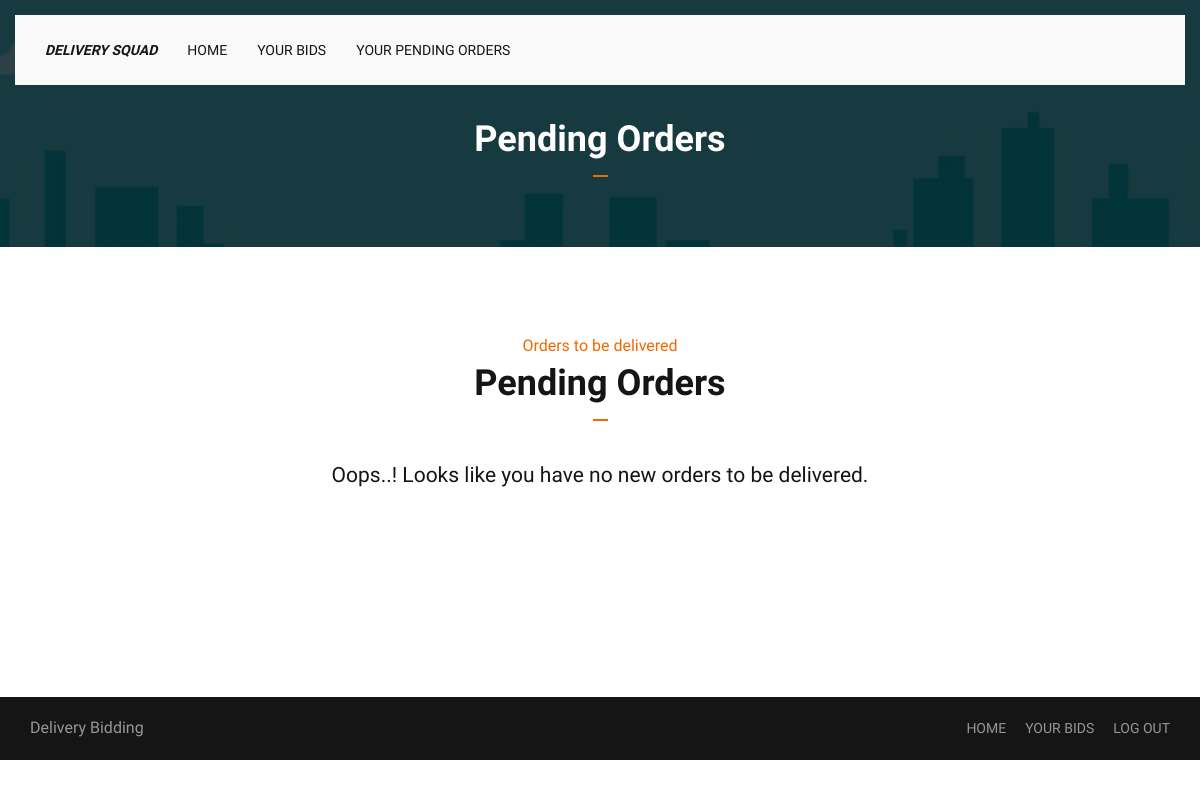
The app's page /user_pending_orders/ (signed in), older data.
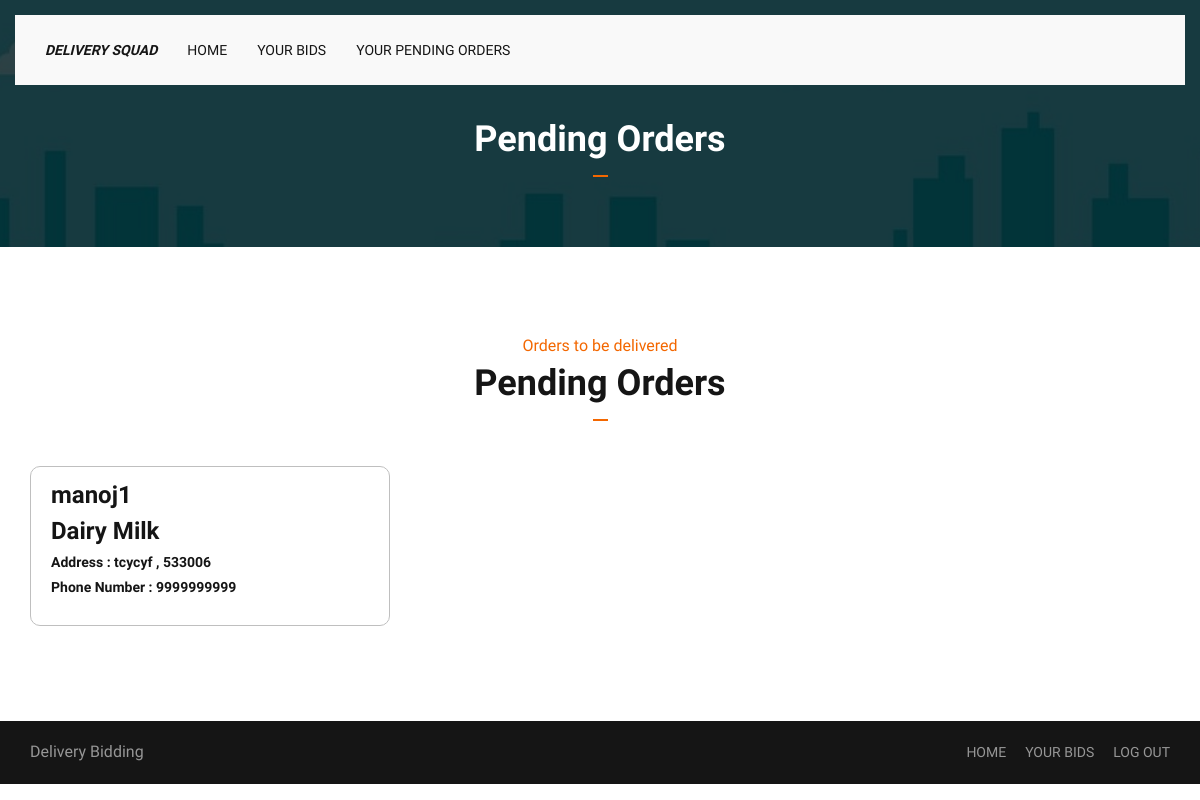
The same page, newer data.
### bidding/models.py (models this page shows, shortened)
class pending_orders(models.Model):
    product = models.CharField(max_length=150)
    address = models.CharField(max_length=150)
    pincode = models.PositiveIntegerField()
    phone_num = models.PositiveIntegerField()
    customer = models.CharField(max_length=150)
    name = models.ForeignKey(User, on_delete=models.CASCADE)

### bidding/views.py (the view)
# urls.py: path('user_pending_orders/', views.user_pending_orders, name='user_pending_orders'),
@login_required
def user_pending_orders(request):
    pendingorders = pending_orders.objects.filter(name=request.user)
    return render(request, 'bidding/user_pending_orders.html', {'orders': pendingorders})

### bidding/templates/bidding/user_pending_orders.html
{% extends "bidding/base.html" %}
{% load static %}
{% block content %}
     <div class="banner-area">
        <div class="bg-image bg-parallax overlay" style="background-image:url({% static 'img/blog-img.jpg' %})"></div>
        <div class="container">
            <div class="row">
                <div class="col-md-12 text-center">
                    <h2 class="white-text title">Pending Orders</h2>
                </div>
            </div>
        </div>
    </div>
    <div id="events" class="section">
        <div class="container">
            <div class="row">
                <div class="section-header text-center">
                    <h4 class="sub-title">Orders to be delivered</h4>
                    <h2 class="title">Pending Orders</h2>
                </div>
                {% if orders %}
                    {% for order in orders %}
                        <div class="col-md-4">
                            <div class="event">
                                <div class="event-content">
                                    <h3>{{ order.customer }}</h3>
                                    <h3>{{ order.product }}</h3>
                                    <h5>Address : {{ order.address }} , {{ order.pincode }}</h5>
                                    <h5>Phone Number : {{ order.phone_num }}</h5>
                                </div>
                            </div>
                        </div>
                    {% endfor %}
                {% else %}
                    <div class="home-wrapper">
                        <div class="col-md-10 col-md-offset-1 text-center">
                            <div class="home-content" style="padding-bottom: 107px">
                                <h4 class="lead">Oops..! Looks like you have no new orders to be delivered.</h4>
                            </div>
                        </div>
                    </div>
                {% endif %}
            </div>
        </div>
    </div>
{% endblock %}

### bidding/templates/bidding/base.html (shortened to what this page needs)
{% load static %}
<!DOCTYPE html>
<html lang="en">
	<head>
		<link type="text/css" rel="stylesheet" href="{% static 'css/bootstrap.min.css'%}"/>
		<link type="text/css" rel="stylesheet" href="{% static 'css/owl.carousel.css' %}" />
		<link type="text/css" rel="stylesheet" href="{% static 'css/owl.theme.default.css'%}" />
		<link rel="stylesheet" href="{% static 'css/font-awesome.min.css' %}" />
		<link type="text/css" rel="stylesheet" href="{% static 'css/style.css' %}"/>
    </head>
	<body>
		<header id="header">
			<div id="bottom-nav">
				<div class="container">
				<nav id="nav">
					<ul class="main-nav nav navbar-nav">
                        <li class="white-text" style="color: black;font-weight: 700"><a href="{% url 'bidding:home' %}"><i>Delivery Squad</i></a></li>
						<li><a href="{% url 'bidding:home' %}">Home</a></li>
						{% if request.user.is_authenticated %}
    						<li><a href="{% url 'bidding:user_bid_list' %}">Your Bids</a></li>
                            <li><a href="{% url 'bidding:user_pending_orders' %}">Your pending orders</a></li>
                        {% endif %}
					</ul>
				</nav>
				</div>
			</div>
		</header>
        {% block content %}
        {% endblock %}
        <footer id="footer">
			<div class="container">
				<div class="row">
					<div class="col-md-4">
						<span class="copyright">Delivery Bidding</span>
					</div>
					<div class="col-md-8">
						<nav class="footer-nav">
							<a href="#">Home</a>
							<a href="#">Your Bids</a>
							{% if request.user.is_authenticated %}
                                <a href="{% url 'bidding:logout_user' %}">Log Out</a>
                            {% else %}
                                <a href="{% url 'bidding:login' %}">Log In</a>
                                <a href="{% url 'bidding:register_user' %}">Register</a>
                        {% endif %}
						</nav>
					</div>
				</div>
			</div>
		</footer>
	</body>
</html>

### bidding/static/css/style.css (style rules this page uses)
body { color:#969696; font-size:16px; overflow-x:hidden; font-family: 'Cabin', sans-serif; }
h1,h2,h3,h4,h5,h6 { font-weight:700; color:#151515; font-family: 'Quicksand', sans-serif; }
h2 { font-size:36px; }
h3 { font-size:24px; }
h4 { font-size:16px; }
a { color:#151515; -webkit-transition:0.2s color; transition:0.2s color; }
ul,ol { margin: 0; padding: 0; list-style: none }
.white-text { color:#FFF; }
.section { position:relative; padding-top:80px; padding-bottom:80px; }
.section-header .title { font-family: 'Dancing Script', cursive; margin-top:0px; }
.title:after { content:""; display: block; width: 15px; height: 2px; background-color: #f36700; margin: 15px 0px 30px; }
.text-center .title:after { margin: 15px auto 30px; }
.section-header .sub-title { font-weight:400; color: #f36700; }
.bg-image { position:absolute; left:0; right:0; top:0; bottom:0; background-position: center; background-size:cover; z-index:-1; }
.bg-image.bg-parallax { background-attachment:fixed; }
.bg-image.overlay:after { content:""; position:absolute; left:0; right:0; top:0; bottom:0; opacity: 0.7; background-color:#000; }
#header { position:absolute; left:0; right:0; margin-top:15px; z-index:22; }
#header #bottom-nav .container { padding:10px 15px; background-color:#F9F9F9; }
.main-nav li a , .contact-nav li a { font-size:14px; }
.main-nav li a { text-transform: uppercase; }
.banner-area { position:relative; padding-bottom:40px; }
.event { position:relative; margin:15px 0px; }
.event .event-content { min-height: 160px; padding-left: 20px; }
.event-content { border: 1px solid #bfbfbf; padding: 15px; border-radius: 10px; }
.event .event-content h3 { margin-top:0px; }
#footer { padding-top:20px; padding-bottom:20px; background-color:#151515; }
.footer-nav { text-align:right }
.footer-nav a { display:inline-block; margin-left:15px; color:#969696; font-size:14px; text-transform:uppercase; }

Row changes from the older to the newer data that the page shows:
added pending_orders: customer "manoj1", product "Dairy Milk", address "tcycyf", pincode "533006", phone_num "9999999999"
Text that changed along with them:
text no longer shown: "Oops..! Looks like you have no new orders to be delivered."
